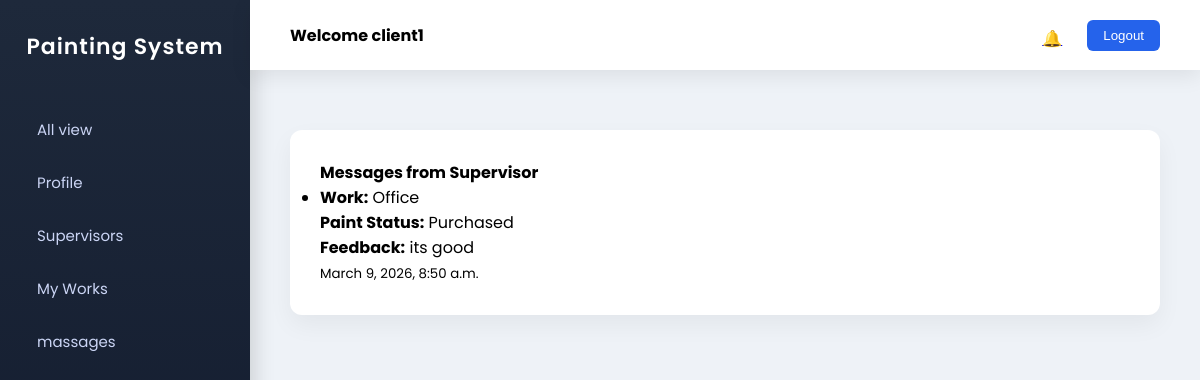
Page /client/messages/ (signed in) on the committed database.
### brush_track_app/models.py (models this page shows, shortened)
class Login(AbstractUser):
    is_client = models.BooleanField(default=False)
    is_supervisor = models.BooleanField(default=False)
    is_painter = models.BooleanField(default=False)

class ClientMessage(models.Model):
    supervisor = models.ForeignKey(Supervisor, on_delete=models.CASCADE)
    client = models.ForeignKey(Client, on_delete=models.CASCADE)
    work = models.ForeignKey(Work, on_delete=models.CASCADE, null=True, blank=True)
    paint_status_choices = [
        ('purchased','Purchased'),
        ('not_purchased','Not Purchased')
    ]
    paint_status = models.CharField(max_length=20, choices=paint_status_choices, default='not_purchased')
    reason = models.TextField(blank=True)
    feedback = models.TextField(blank=True)
    created_at = models.DateTimeField(default=timezone.now)

class Work(models.Model):
    client = models.ForeignKey("Client", on_delete=models.CASCADE)
    supervisor = models.ForeignKey("Supervisor", on_delete=models.CASCADE)
    location = models.CharField(max_length=250)
    WORK_TYPE_CHOICES = [
        ("Home", "Home"),
        ("Office", "Office"),
        ("Building", "Building"),
        ("Shop", "Shop"),
        ("Apartment", "Apartment"),
    ]
    work_type = models.CharField(
        max_length=50,
        choices=WORK_TYPE_CHOICES
    )
    square_feet = models.IntegerField(null=True, blank=True)
    paint_type = models.CharField(max_length=100, null=True, blank=True)  # Interior / Exterior
    start_date = models.DateField(null=True, blank=True)
    expected_finish_date = models.DateField(null=True, blank=True)
    budget = models.DecimalField(max_digits=10, decimal_places=2, null=True, blank=True)
    status = models.CharField(
        max_length=50,
        choices=[
            ("Pending", "Pending"),
            ("Started", "Started"),
            ("Completed", "Completed"),
        ],
        default="Pending"
    )
    created_at = models.DateTimeField(auto_now_add=True)
    def __str__(self):
        return self.work_type

### brush_track_app/clientview.py (the view)
# urls.py: path('client/messages/', clientview.client_messages, name='client_messages'),
def client_messages(request):
    client = request.user.client
    messages = ClientMessage.objects.filter(client=client).order_by('-created_at')
    return render(request,'client/messages.html',{'messages':messages})

### templates/client/messages.html (shortened to what this page needs)
{% extends "client/client.html" %}
{% block content %}
<h4>Messages from Supervisor</h4>
<div class="dashboard-card p-3">
<ul class="list-group">
{% for msg in messages %}
<li class="list-group-item">
    <strong>Work:</strong> {{ msg.work }} <br>
    <strong>Paint Status:</strong> {{ msg.paint_status|capfirst }} <br>
    {% if msg.feedback %}<strong>Feedback:</strong> {{ msg.feedback }}<br>{% endif %}
    <small>{{ msg.created_at }}</small>
</li>
{% empty %}
<li class="list-group-item text-muted">No messages yet.</li>
{% endfor %}
</ul>
</div>
{% endblock %}

### templates/client/client.html (shortened to what this page needs)
{% load static %}
<!DOCTYPE html>
<html lang="en">
<head>
<link rel="stylesheet" href="{% static 'assets/vendors/mdi/css/materialdesignicons.min.css' %}">
</head>
<body>
<div class="sidebar">
<div class="sidebar-header">
Painting System
</div>
<ul>
<li>
<a href="{% url 'client_dashboard'%}">
All view
</a>
</li>
<li>
<a href="{% url 'client_profile'%}">
Profile
</a>
</li>
<li>
<a href="{% url 'supervisor_view'%}">
Supervisors
</a>
</li>
<li>
<a href="{% url 'my_works'%}">
My Works
</a>
</li>
<li>
<a href="{% url 'client_messages'%}">
massages
</a>
</li>
</ul>
</div>
<div class="main">
<div class="navbar">
<h4>Welcome {{ request.user }}</h4>
<div class="nav-right">
<div class="notification" onclick="toggleNotification()">
 <a href="{% url 'client_notifications' %}">
<span class="">🔔
</span> </a>
</div>
<a href="{% url 'Log_out_client' %}">
<button class="logout-btn">Logout</button>
</a>
</div>
</div>
<div class="content">
<div class="content-card">
{% block content %}
{% endblock %}
</div>
</div>
</div>
</body>
</html>

### templates/client/client.html (style rules this page uses)
* { box-sizing:border-box; margin:0; padding:0; }
body { font-family:'Poppins',sans-serif; background:#eef2f7; display:flex; }
.sidebar { width:250px; height:100vh; background:linear-gradient(180deg,#1e293b,#0f172a); color:white; position:fixed; top:0; left:0; display:flex; flex-direction:column; padding-top:30px; box-shadow:4px 0 20px rgba(0,0,0,0.15); }
.sidebar-header { text-align:center; font-size:22px; font-weight:600; margin-bottom:40px; letter-spacing:1px; }
.sidebar ul { list-style:none; padding:0; }
.sidebar ul li { padding:15px 25px; transition:0.3s; }
.sidebar ul li a { text-decoration:none; color:#cbd5f5; display:flex; align-items:center; font-size:15px; }
.main { margin-left:250px; width:100%; }
.navbar { height:70px; background:white; display:flex; align-items:center; justify-content:space-between; padding:0 40px; box-shadow:0 6px 20px rgba(0,0,0,0.08); position:fixed; left:250px; right:0; top:0; z-index:100; }
.nav-right { display:flex; align-items:center; gap:25px; }
.notification { position:relative; cursor:pointer; }
.logout-btn { background:#2563eb; border:none; color:white; padding:8px 16px; border-radius:6px; cursor:pointer; transition:0.3s; }
.content { margin-top:90px; padding:40px; }
.content-card { background:white; padding:30px; border-radius:12px; box-shadow:0 10px 25px rgba(0,0,0,0.05); animation:fadeIn 0.6s; }

### rows in the picture
Login: user "client1"
ClientMessage: work "Office", paint_status "Purchased", feedback "its good", created_at "March 9, 2026, 8:50 a.m."
